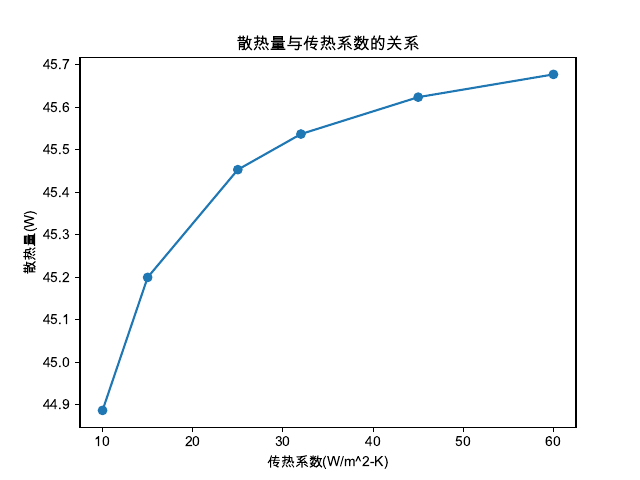

This chart was generated by the following Python code:
import numpy as np
import matplotlib.pyplot as plt

plt.rcParams['font.sans-serif'] = 'Arial Unicode MS'
plt.rcParams['axes.unicode_minus'] = False

delta = 200e-3
h = 3
w = 6
t_in = 2
t_out = -10
h_in = 6
# ratio_list = [1, 0.5, 0.25]
# h_out_base = 60
h_out = np.array([10, 15, 25, 32, 45, 60])
lambda_ = 0.044

R_1 = 1 / h_in
R_2 = delta / lambda_
R_3 = 1 / h_out
R = R_1 + R_2 + R_3
A = h * w
Q = A * (t_in - t_out) / R
for i, h in enumerate(h_out):
    print(f' 当传热系数为{h} W/m^2-K 时，散热量为{Q[i]:.2f} W')
fig, ax = plt.subplots()
ax.plot(h_out, Q, 'o-')
ax.set_xlabel('传热系数(W/m^2-K)')
ax.set_ylabel('散热量(W)')
ax.set_title('散热量与传热系数的关系')
plt.savefig('te1-41.pdf')
plt.show()
